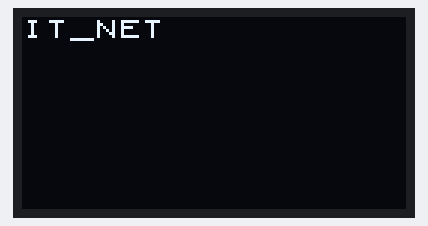
This sketch was run on a simulated ESP32. Parts: 128×64 one-colour display. WiFi joins after 1.5 s; servers stay silent unless stated; uploads are accepted with an empty reply; what the sketch prints to the serial monitor is not drawn.

Above: at 0.1 s.
At 2.3 s:
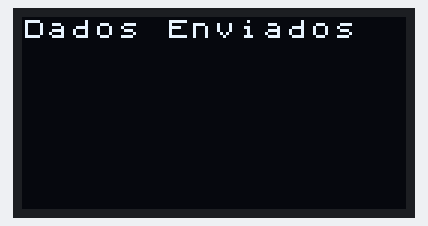
At 12.41 s:
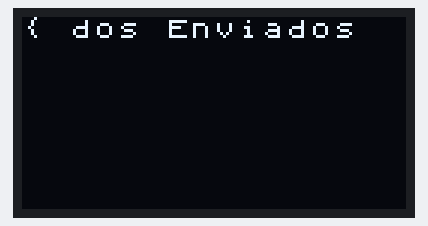

Measured:
- what the display in image 1 shows lasts 10.0 s, from 2.3 s to 12.3 s

The sketch:

ControlePluvialLoRa.ino
```cpp
#include <HTTPClient.h>
#include <WiFi.h>
#include <ArduinoJson.h>
#include <U8x8lib.h>
U8X8_SSD1306_128X64_NONAME_SW_I2C u8x8(/* clock=*/ 15, /* data=*/ 4, /* reset=*/ 16);
const char* ssid = "IT_NET";
const char* password =  "dirtjump2018";
void setup() {

  Serial.begin(115200);
  u8x8.begin();
  u8x8.setFont(u8x8_font_chroma48medium8_r);
  WiFi.begin(ssid, password);   //WiFi connection
 u8x8.drawString(0, 0, ssid);
  while (WiFi.status() != WL_CONNECTED) {  //Wait for the WiFI connection completion
    delay(2000);
    u8x8.clear();
    Serial.println("Waiting for connection");

  }

}

void loop() {

  Pulso();
  delay(10000);

}

void Pulso (){

    if (WiFi.status() == WL_CONNECTED) { //Check WiFi connection status

      StaticJsonBuffer<300> JSONbuffer;   //Declaring static JSON buffer
      JsonObject& JSONencoder = JSONbuffer.createObject();

      JsonArray& values = JSONencoder.createNestedArray("IdLora"); //JSON array
      values.add("1");
      char JSONmessageBuffer[300];
    JSONencoder.prettyPrintTo(JSONmessageBuffer, sizeof(JSONmessageBuffer));
    Serial.println(JSONmessageBuffer);
    u8x8.drawString(0, 0, JSONmessageBuffer);
    HTTPClient http;    //Declare object of class HTTPClient

    http.begin("http://192.168.43.10:80/API/Reports/PulsoHidrometro");      //Specify request destination
    http.addHeader("Content-Type", "application/json");  //Specify content-type header

    int httpCode = http.POST(JSONmessageBuffer);   //Send the request
    String payload = http.getString();                                        //Get the response payload
    u8x8.clear();
    u8x8.drawString(0, 0, "Dados Enviados");
    Serial.println(httpCode);   //Print HTTP return code
    Serial.println(payload);    //Print request response payload

    http.end();  //Close connection

  } else {
    u8x8.drawString(0, 0, "Error in WiFi connection");
    Serial.println("Error in WiFi connection");

  }

  }
```
